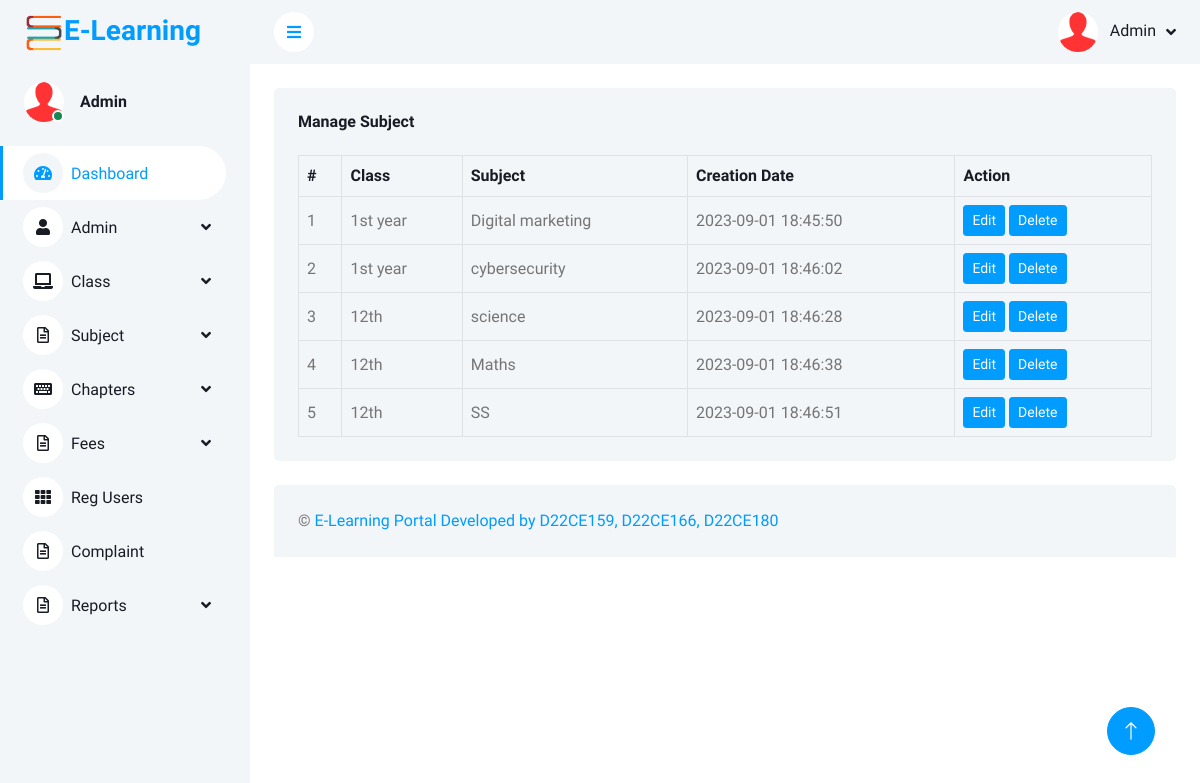
The app's page /admin/manage-subject.php (signed in) with its own data.
### tables this page shows
CREATE TABLE IF NOT EXISTS `tblsubject` (
  `ID` int NOT NULL AUTO_INCREMENT,
  `ClassID` int DEFAULT NULL,
  `Subject` varchar(100) DEFAULT NULL,
  `CreationDate` timestamp NULL DEFAULT CURRENT_TIMESTAMP,
  PRIMARY KEY (`ID`)
);

CREATE TABLE IF NOT EXISTS `tblclass` (
  `ID` int NOT NULL AUTO_INCREMENT,
  `Class` varchar(50) DEFAULT NULL,
  `CreationDate` timestamp NULL DEFAULT CURRENT_TIMESTAMP,
  `Class_fee` int NOT NULL,
  PRIMARY KEY (`ID`)
);

### admin/manage-subject.php (the view, shortened to what this page needs)
<?php
include('includes/dbconnection.php');
if (strlen($_SESSION['ocasaid']) == 0) {
    header('location:logout.php');
} else {
?>
<!DOCTYPE html>
<html lang="en">
<head>
    <link href="https://cdnjs.cloudflare.com/ajax/libs/font-awesome/5.10.0/css/all.min.css" rel="stylesheet">
    <link href="https://cdn.jsdelivr.net/npm/bootstrap-icons@1.4.1/font/bootstrap-icons.css" rel="stylesheet">
    <link href="lib/owlcarousel/assets/owl.carousel.min.css" rel="stylesheet">
    <link href="lib/tempusdominus/css/tempusdominus-bootstrap-4.min.css" rel="stylesheet" />
    <link href="css/bootstrap.min.css" rel="stylesheet">
    <link href="css/style.css" rel="stylesheet">
</head>
<body>
    <div class="container-fluid position-relative bg-white d-flex p-0">
        <?php include_once('includes/sidebar.php');?>
        <div class="content">
            <?php include_once('includes/header.php');?>
                    <div class="container-fluid pt-4 px-4">
                <div class="bg-light text-center rounded p-4">
                    <div class="d-flex align-items-center justify-content-between mb-4">
                        <h6 class="mb-0">Manage Subject</h6>
                    </div>
                    <div class="table-responsive">
                        <table class="table text-start align-middle table-bordered table-hover mb-0">
                            <thead>
                                <tr class="text-dark">
                                    <th scope="col">#</th>
                                    <th scope="col">Class</th>
                                    <th scope="col">Subject</th>
                                    <th scope="col">Creation Date</th>
                                    <th scope="col">Action</th>
                                </tr>
                            </thead>
                            <tbody>
                                <tr>
                                    <?php
$sql="SELECT tblclass.ID as cid,tblclass.Class,tblsubject.ID as sid,tblsubject.Subject,tblsubject.CreationDate from tblsubject join tblclass on tblclass.ID=tblsubject.ClassID";
$query = $dbh -> prepare($sql);
$query->execute();
$results=$query->fetchAll(PDO::FETCH_OBJ);
$cnt=1;
if($query->rowCount() > 0)
{
foreach($results as $row)
{               ?>
                                    <td><?php echo htmlentities($cnt);?></td>
                                    <td><?php  echo htmlentities($row->Class);?></td>
                                    <td><?php  echo htmlentities($row->Subject);?></td>
                                    <td><?php  echo htmlentities($row->CreationDate);?></td>
                                    <td><a class="btn btn-sm btn-primary" href="edit-subject.php?editid=<?php echo htmlentities ($row->sid);?>">Edit</a> <a class="btn btn-sm btn-primary" href="manage-subject.php?delid=<?php echo ($row->sid);?>"  onclick="return confirm('Do you really want to Delete ?');">Delete</a></td>
                                </tr><?php $cnt=$cnt+1;}} ?>
                            </tbody>
                        </table>
                    </div>
                </div>
            </div>
            <?php include_once('includes/footer.php');?>
        </div>
<?php include_once('includes/back-totop.php');?>
    </div>
</body>
</html><?php }  ?>

### admin/includes/sidebar.php (shortened to what this page needs)
<div class="sidebar pe-4 pb-3">
    <nav class="navbar bg-light navbar-light">
        <a href="dashboard.php" class="navbar-brand mx-4 mb-3">
            <h3 class="text-primary"><img src="..\images\icon\favicon.png" height="40px"></i>E-Learning</h3>
        </a>
        <div class="d-flex align-items-center ms-4 mb-4">
            <div class="position-relative">
                <img class="rounded-circle" src="img/user.jpg" alt="" style="width: 40px; height: 40px;">
                <div
                    class="bg-success rounded-circle border border-2 border-white position-absolute end-0 bottom-0 p-1">
                </div>
            </div>
            <div class="ms-3">
                <?php
                $aid = $_SESSION['ocasaid'];
                $sql = "SELECT * from  tbladmin where ID=:aid";
                $query = $dbh->prepare($sql);
                $query->bindParam(':aid', $aid, PDO::PARAM_STR);
                $query->execute();
                $results = $query->fetchAll(PDO::FETCH_OBJ);
                $cnt = 1;
                if ($query->rowCount() > 0) {
                    foreach ($results as $row) { ?>
                        <h6 class="mb-0">
                            <?php echo $row->AdminName; ?>
                        </h6>
                        <!-- <span><?php echo $row->Email; ?></span><?php $cnt = $cnt + 1;
                    }
                } ?> -->
            </div>
        </div>
        <div class="navbar-nav w-100">
            <a href="dashboard.php" class="nav-item nav-link active"><i
                    class="fa fa-tachometer-alt me-2"></i>Dashboard</a>
            <div class="nav-item dropdown">
                <a href="#" class="nav-link dropdown-toggle" data-bs-toggle="dropdown"><i
                        class="fa fa-user me-2"></i>Admin</a>
            </div>
            <div class="nav-item dropdown">
                <a href="#" class="nav-link dropdown-toggle" data-bs-toggle="dropdown"><i
                        class="fa fa-laptop me-2"></i>Class</a>
            </div>
            <div class="nav-item dropdown">
                <a href="#" class="nav-link dropdown-toggle" data-bs-toggle="dropdown"><i
                        class="far fa-file-alt me-2"></i>Subject</a>
            </div>
            <div class="nav-item dropdown">
                <a href="#" class="nav-link dropdown-toggle" data-bs-toggle="dropdown"><i
                        class="fa fa-keyboard me-2"></i>Chapters</a>
            </div>
            <div class="nav-item dropdown">
                <a href="#" class="nav-link dropdown-toggle" data-bs-toggle="dropdown"><i
                        class="far fa-file-alt me-2"></i>Fees</a>
            </div>
            <a href="reg-users.php" class="nav-item nav-link"><i class="fa fa-th me-2"></i>Reg Users</a>
            <a href="view-complaint.php" class="nav-item nav-link"><i class="far fa-file-alt me-2"></i>Complaint</a>
            <div class="nav-item dropdown">
                <a href="#" class="nav-link dropdown-toggle" data-bs-toggle="dropdown"><i
                        class="far fa-file-alt me-2"></i>Reports</a>
            </div>
        </div>
    </nav>
</div>

### admin/includes/header.php (shortened to what this page needs)
            <nav class="navbar navbar-expand bg-light navbar-light sticky-top px-4 py-0" style ="background-color:red">
                <a href="#" class="sidebar-toggler flex-shrink-0">
                    <i class="fa fa-bars"></i>
                </a>
                <div class="navbar-nav align-items-center ms-auto" >
                   <?php
$aid=$_SESSION['ocasaid'];
$sql="SELECT * from  tbladmin where ID=:aid";
$query = $dbh -> prepare($sql);
$query->bindParam(':aid',$aid,PDO::PARAM_STR);
$query->execute();
$results=$query->fetchAll(PDO::FETCH_OBJ);
$cnt=1;
if($query->rowCount() > 0)
{
foreach($results as $row)
{               ?>
                    <div class="nav-item dropdown" >
                        <a href="#" class="nav-link dropdown-toggle" data-bs-toggle="dropdown">
                            <img class="rounded-circle me-lg-2" src="img/user.jpg" alt="" style="width: 40px; height: 40px;">
                            <span class="d-none d-lg-inline-flex"><?php  echo $row->AdminName;?></span><?php $cnt=$cnt+1;}} ?>
                        </a>
                    </div>
                </div>
            </nav>

### admin/includes/footer.php
<div class="container-fluid pt-4 px-4">
    <div class="bg-light rounded-top p-4">
        <div class="row">
            <div class="col-12 col-sm-12 text-center text-sm-start">
                &copy; <a href="dashboard.php">E-Learning Portal Developed by D22CE159, D22CE166, D22CE180</a>
            </div>
        </div>
    </div>
</div>

### admin/includes/back-totop.php
<a href="#" class="btn btn-lg btn-primary btn-lg-square back-to-top"><i class="bi bi-arrow-up"></i></a>

### admin/css/style.css (style rules this page uses)
:root { --primary: #009CFF; --light: #F3F6F9; --dark: #191C24; }
.back-to-top { position: fixed; display: none; right: 45px; bottom: 45px; z-index: 99; }
.btn { transition: .5s; }
.btn.btn-primary { color: #FFFFFF; }
.btn-lg-square { width: 48px; height: 48px; }
.btn-square, .btn-sm-square, .btn-lg-square { padding: 0; display: inline-flex; align-items: center; justify-content: center; font-weight: normal; border-radius: 50px; }
.sidebar { position: fixed; top: 0; left: 0; bottom: 0; width: 250px; height: 100vh; overflow-y: auto; background: var(--light); transition: 0.5s; z-index: 999; }
.content { margin-left: 250px; min-height: 100vh; background: #FFFFFF; transition: 0.5s; }
@media (min-width: 992px) { .sidebar { margin-left: 0; } }
@media (min-width: 992px) { .content { width: calc(100% - 250px); } }
.sidebar .navbar .navbar-nav .nav-link { padding: 7px 20px; color: var(--dark); font-weight: 500; border-left: 3px solid var(--light); border-radius: 0 30px 30px 0; outline: none; }
.sidebar .navbar .navbar-nav .nav-link:hover, .sidebar .navbar .navbar-nav .nav-link.active { color: var(--primary); background: #FFFFFF; border-color: var(--primary); }
.sidebar .navbar .navbar-nav .nav-link i { width: 40px; height: 40px; display: inline-flex; align-items: center; justify-content: center; background: #FFFFFF; border-radius: 40px; }
.sidebar .navbar .navbar-nav .nav-link:hover i, .sidebar .navbar .navbar-nav .nav-link.active i { background: var(--light); }
.sidebar .navbar .dropdown-toggle::after { position: absolute; top: 15px; right: 15px; border: none; content: "\f107"; font-family: "Font Awesome 5 Free"; font-weight: 900; transition: .5s; }
.content .navbar .navbar-nav .nav-link { margin-left: 25px; padding: 12px 0; color: var(--dark); outline: none; }
.content .navbar .sidebar-toggler, .content .navbar .navbar-nav .nav-link i { width: 40px; height: 40px; display: inline-flex; align-items: center; justify-content: center; background: #FFFFFF; border-radius: 40px; }
.content .navbar .dropdown-toggle::after { margin-left: 6px; vertical-align: middle; border: none; content: "\f107"; font-family: "Font Awesome 5 Free"; font-weight: 900; transition: .5s; }

### records on screen
tblsubject: ClassID.Class "1st year", Subject "Digital marketing", CreationDate "2023-09-01 18:45:50"
tblsubject: ClassID.Class "1st year", Subject "cybersecurity", CreationDate "2023-09-01 18:46:02"
tblsubject: ClassID.Class "12th", Subject "science", CreationDate "2023-09-01 18:46:28"
tblsubject: ClassID.Class "12th", Subject "Maths", CreationDate "2023-09-01 18:46:38"
tblsubject: ClassID.Class "12th", Subject "SS", CreationDate "2023-09-01 18:46:51"

### other values on screen
$row->AdminName "Admin"
